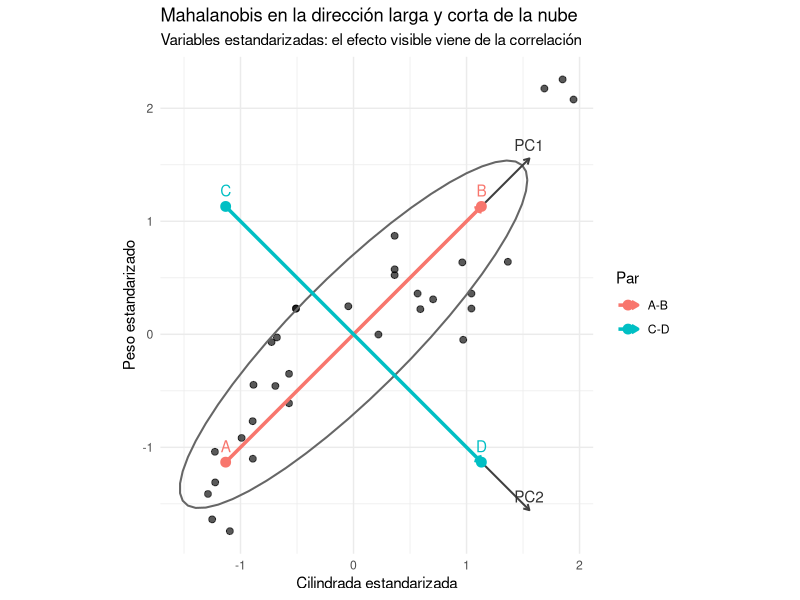
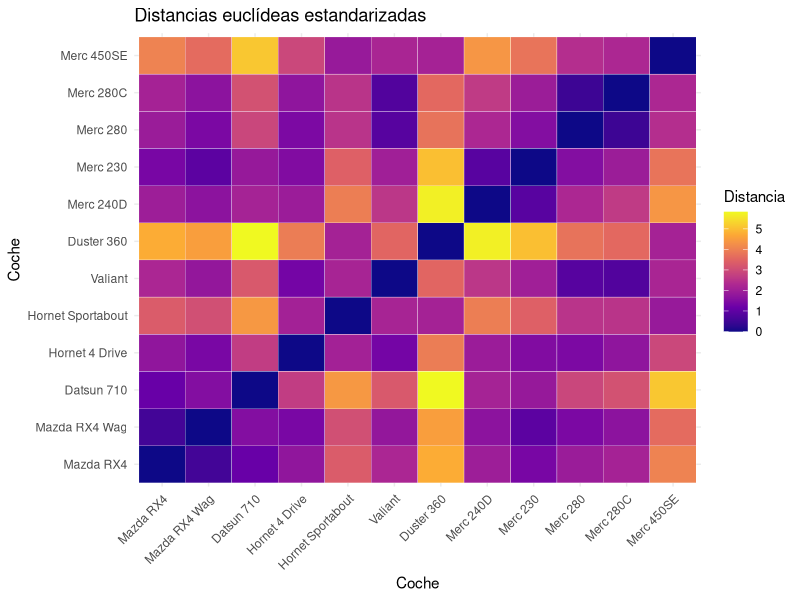

These charts were generated, in order, by the following R code:
## ---- chunk 1
#| label: setup
#| message: false
library(tidyverse)
library(knitr)
## ---- chunk 2
puntos <- data.frame(
  x1 = c(1, 2, 5, 2),
  x2 = c(1, 2, 1, 2),
  row.names = c("A", "B", "C", "D")
)
puntos |>
  rownames_to_column("punto") |>
  kable()
## ---- chunk 3
dist_euclidean <- as.matrix(dist(puntos, method = "euclidean"))
dist_manhattan <- as.matrix(dist(puntos, method = "manhattan"))
dist_chebyshev <- as.matrix(dist(puntos, method = "maximum"))

kable(round(dist_euclidean, 2), caption = "Distancia euclídea")
kable(round(dist_manhattan, 2), caption = "Distancia Manhattan")
kable(round(dist_chebyshev, 2), caption = "Distancia Chebyshev")
## ---- chunk 4
X_mtcars <- mtcars[, c("disp", "wt")]
Z_mtcars <- scale(X_mtcars)
pca_disp_wt <- prcomp(Z_mtcars, center = FALSE, scale. = FALSE)

rho <- cor(Z_mtcars[, "disp"], Z_mtcars[, "wt"])
lambda <- pca_disp_wt$sdev^2

scores_puntos <- tibble(
  punto = c("A", "B", "C", "D"),
  PC1 = c(-1.6, 1.6, 0, 0),
  PC2 = c(0, 0, -1.6, 1.6),
  par = c("A-B", "A-B", "C-D", "C-D")
)

coord_z <- as.matrix(scores_puntos[, c("PC1", "PC2")]) %*% t(pca_disp_wt$rotation[, 1:2])
colnames(coord_z) <- c("z_disp", "z_wt")

puntos_maha <- bind_cols(scores_puntos, as_tibble(coord_z))

segmentos_maha <- puntos_maha |>
  group_by(par) |>
  summarise(
    x = first(z_disp),
    y = first(z_wt),
    xend = last(z_disp),
    yend = last(z_wt),
    .groups = "drop"
  )

datos_z <- as_tibble(Z_mtcars) |>
  set_names(c("z_disp", "z_wt"))

ejes_pc <- tibble(
  eje = c("PC1", "PC2"),
  x = 0,
  y = 0,
  xend = 2.2 * pca_disp_wt$rotation["disp", c("PC1", "PC2")],
  yend = 2.2 * pca_disp_wt$rotation["wt", c("PC1", "PC2")]
)

datos_z |>
  ggplot(aes(z_disp, z_wt)) +
  geom_point(alpha = 0.65, size = 2) +
  stat_ellipse(type = "norm", level = 0.68, color = "gray40", linewidth = 0.7) +
  geom_segment(
    data = ejes_pc,
    aes(x = x, y = y, xend = xend, yend = yend),
    inherit.aes = FALSE,
    color = "gray25",
    linewidth = 0.7,
    arrow = arrow(length = grid::unit(0.16, "cm"))
  ) +
  geom_text(
    data = ejes_pc,
    aes(x = xend, y = yend, label = eje),
    inherit.aes = FALSE,
    nudge_y = 0.12,
    color = "gray20"
  ) +
  geom_segment(
    data = segmentos_maha,
    aes(x = x, y = y, xend = xend, yend = yend, color = par),
    linewidth = 1.2,
    arrow = arrow(length = grid::unit(0.18, "cm"))
  ) +
  geom_point(data = puntos_maha, aes(z_disp, z_wt, color = par), size = 3) +
  geom_text(
    data = puntos_maha,
    aes(z_disp, z_wt, label = punto, color = par),
    nudge_y = 0.14,
    show.legend = FALSE
  ) +
  coord_equal() +
  labs(
    title = "Mahalanobis en la dirección larga y corta de la nube",
    subtitle = "Variables estandarizadas: el efecto visible viene de la correlación",
    x = "Cilindrada estandarizada",
    y = "Peso estandarizado",
    color = "Par"
  ) +
  theme_minimal()
## ---- chunk 5
tibble(
  correlacion = rho,
  varianza_PC1 = lambda[1],
  varianza_PC2 = lambda[2]
) |>
  kable(digits = 3)
## ---- chunk 6
distancia_par <- function(p1, p2, datos, S) {
  x1 <- as.numeric(datos[datos$punto == p1, c("z_disp", "z_wt")])
  x2 <- as.numeric(datos[datos$punto == p2, c("z_disp", "z_wt")])
  dif <- x1 - x2
  tibble(
    par = paste(p1, p2, sep = "-"),
    direccion = if_else(par == "A-B", "PC1", "PC2"),
    euclidea = sqrt(sum(dif^2)),
    mahalanobis = sqrt(t(dif) %*% solve(S) %*% dif)
  )
}

S <- cov(Z_mtcars)

comparacion <- bind_rows(
  distancia_par("A", "B", puntos_maha, S),
  distancia_par("C", "D", puntos_maha, S)
)

comparacion |>
  mutate(across(c(euclidea, mahalanobis), function(x) round(x, 3))) |>
  kable()
## ---- chunk 7
vars <- mtcars[, c("mpg", "disp", "hp", "wt")]
d_sin_escalar <- dist(vars)
d_escalada <- dist(scale(vars))

kable(round(as.matrix(d_sin_escalar)[1:4, 1:4], 1), caption = "Distancias sin escalar")
kable(round(as.matrix(d_escalada)[1:4, 1:4], 2), caption = "Distancias con variables escaladas")
## ---- chunk 8
kable(round(cor(mtcars[, c("mpg", "disp", "hp", "wt", "qsec")]), 2))
## ---- chunk 9
coches_cat <- data.frame(
  transmision = factor(c("manual", "manual", "automatico", "automatico")),
  cilindros = factor(c("4", "6", "6", "8")),
  motor = factor(c("recto", "recto", "V", "V")),
  row.names = c("A", "B", "C", "D")
)

dist_nominal <- function(df) {
  n <- nrow(df)
  out <- matrix(0, n, n, dimnames = list(rownames(df), rownames(df)))
  for (i in seq_len(n)) {
    for (j in seq_len(n)) {
      out[i, j] <- mean(df[i, ] != df[j, ])
    }
  }
  out
}

kable(dist_nominal(coches_cat))
## ---- chunk 10
ordinales <- data.frame(
  satisfaccion = ordered(c("baja", "media", "alta", "alta"), levels = c("baja", "media", "alta")),
  riesgo = ordered(c("bajo", "bajo", "medio", "alto"), levels = c("bajo", "medio", "alto")),
  row.names = c("A", "B", "C", "D")
)

ordinal_a_01 <- function(x) {
  (as.numeric(x) - 1) / (nlevels(x) - 1)
}

ordinal_num <- as.data.frame(lapply(ordinales, ordinal_a_01))
rownames(ordinal_num) <- rownames(ordinales)
kable(ordinal_num)
kable(round(as.matrix(dist(ordinal_num, method = "manhattan")) / ncol(ordinal_num), 2))
## ---- chunk 11
tonos <- c("Do", "Do#", "Re", "Re#", "Mi", "Fa", "Fa#", "Sol", "Sol#", "La", "La#", "Si")
cod_tono <- setNames(0:11, tonos)

dist_tono <- function(a, b, m = 12) {
  dif <- abs(cod_tono[a] - cod_tono[b])
  min(dif, m - dif) / floor(m / 2)
}

pares_tonos <- data.frame(
  tono_1 = c("Do", "Do", "Mi", "Si"),
  tono_2 = c("Do#", "Si", "La", "Fa#")
)
pares_tonos$distancia_circular <- mapply(dist_tono, pares_tonos$tono_1, pares_tonos$tono_2)
kable(pares_tonos)
## ---- chunk 12
mtcars_mixed <- mtcars
mtcars_mixed$cyl <- factor(mtcars_mixed$cyl)
mtcars_mixed$vs <- factor(mtcars_mixed$vs, labels = c("V", "Straight"))
mtcars_mixed$am <- factor(mtcars_mixed$am, labels = c("automatico", "manual"))
mtcars_mixed$gear <- factor(mtcars_mixed$gear)
mtcars_mixed$carb <- factor(mtcars_mixed$carb)
tibble(
  variable = names(mtcars_mixed),
  clase = sapply(mtcars_mixed, function(x) class(x)[1])
) |>
  kable()
## ---- chunk 13
datos_gower <- mtcars_mixed[1:6, c("mpg", "hp", "wt", "cyl", "am")]
datos_gower |>
  rownames_to_column("modelo") |>
  kable()
## ---- chunk 14
gower_manual <- function(df) {
  n <- nrow(df)
  out <- matrix(0, n, n, dimnames = list(rownames(df), rownames(df)))
  numericas <- sapply(df, is.numeric)
  rangos <- sapply(df[numericas], function(x) diff(range(x, na.rm = TRUE)))
  
  for (i in seq_len(n)) {
    for (j in seq_len(n)) {
      partes <- numeric(0)
      for (v in names(df)) {
        xi <- df[[v]][i]
        xj <- df[[v]][j]
        if (is.na(xi) || is.na(xj)) {
          next
        }
        if (is.numeric(df[[v]])) {
          r <- rangos[v]
          partes <- c(partes, ifelse(r == 0, 0, abs(xi - xj) / r))
        } else {
          partes <- c(partes, as.numeric(xi != xj))
        }
      }
      out[i, j] <- mean(partes)
    }
  }
  out
}

kable(round(gower_manual(datos_gower), 3))
## ---- chunk 15
gower <- cluster::daisy(datos_gower, metric = "gower")
kable(round(as.matrix(gower), 3))
## ---- chunk 16
vecinos <- function(d, individuo, k = 5) {
  orden <- sort(d[individuo, ])
  data.frame(
    vecino = names(orden)[2:(k + 1)],
    distancia = as.numeric(orden[2:(k + 1)])
  )
}

d_num <- as.matrix(dist(scale(mtcars[, c("mpg", "disp", "hp", "wt")])))
vecinos(d_num, "Mazda RX4") |>
  kable()
## ---- chunk 17
d_gower <- as.matrix(cluster::daisy(mtcars_mixed, metric = "gower"))
vecinos(d_gower, "Mazda RX4") |>
  kable()
## ---- chunk 18
d <- as.matrix(dist(scale(mtcars[1:12, c("mpg", "disp", "hp", "wt")])))
as.data.frame(as.table(d)) |>
  as_tibble() |>
  rename(coche_1 = Var1, coche_2 = Var2, distancia = Freq) |>
  ggplot(aes(coche_1, coche_2, fill = distancia)) +
  geom_tile(color = "white") +
  scale_fill_viridis_c(option = "C") +
  labs(
    title = "Distancias euclídeas estandarizadas",
    x = "Coche",
    y = "Coche",
    fill = "Distancia"
  ) +
  theme_minimal()+
  theme(
    axis.text.x = element_text(angle = 45, hjust = 1)
  )
